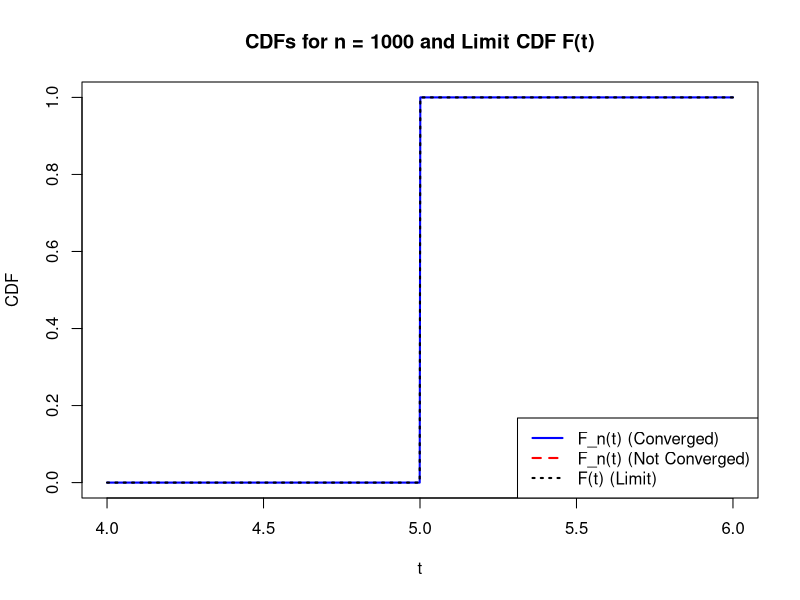

Source code (R):
# Function to calculate the CDF F_n(t) of T_n
F_n <- function(t, n) {
  lower_bound <- 5 - 1/(2*n)
  upper_bound <- 5 + 1/(2*n)
  
  if (t < lower_bound) {
    return(0)
  } else if (t > upper_bound) {
    return(1)
  } else {
    return((t - lower_bound) / (upper_bound - lower_bound))
  }
}

# Function to calculate the CDF F(t) of the constant limit
F <- function(t) {
  if (t < 5) {
    return(0)
  } else {
    return(1)
  }
}

# Example: Plotting the CDFs for a large value of n to observe convergence
n_large <- 1000  # A large n to approximate convergence
t_values <- seq(4, 6, length.out = 1000)  # t values for plotting
tolerance <- 0.01  # Set a small tolerance for convergence

# Calculate CDFs for the large n and the limit
cdf_n_large <- sapply(t_values, F_n, n=n_large)
cdf_limit <- sapply(t_values, F)

# Plot the CDFs
plot(NULL, xlim=c(4, 6), ylim=c(0, 1), xlab="t", ylab="CDF", main=paste("CDFs for n =", n_large, "and Limit CDF F(t)"))

# Highlight areas of convergence where |F_n(t) - F(t)| < tolerance
converged <- abs(cdf_n_large - cdf_limit) < tolerance
lines(t_values[converged], cdf_n_large[converged], col="blue", lwd=2, type="l", lty=1)

# Plot the rest of the CDF n_large
lines(t_values[!converged], cdf_n_large[!converged], col="red", lwd=2, type="l", lty=2)

# Plot the CDF of the constant limit
lines(t_values, cdf_limit, col="black", lwd=2, lty=3)

# Add legend
legend("bottomright", legend=c("F_n(t) (Converged)", "F_n(t) (Not Converged)", "F(t) (Limit)"), 
       col=c("blue", "red", "black"), lty=c(1, 2, 3), lwd=2)




